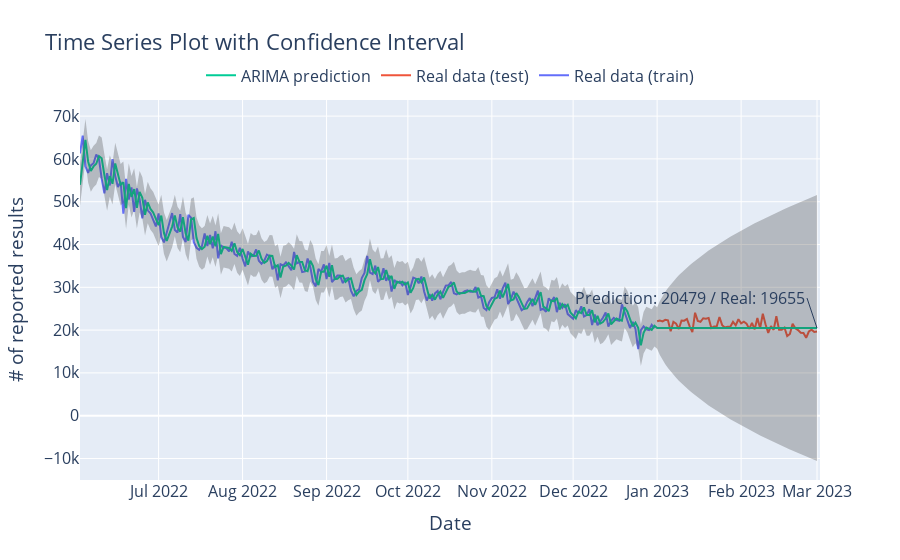

The cell this chart's notebook holds for it:
### Code cell
import plotly.graph_objects as go
import pandas as pd
import numpy as np

fig = go.Figure()
fig.add_trace(go.Scatter(x=dates, y=df2_after.numbers, mode='lines', name='Real data (train)'))
fig.add_trace(go.Scatter(x=dates_real, y=real.numbers, mode='lines', name='Real data (test)'))
fig.add_trace(go.Scatter(x=dates, y=df2_after.pred_mean, mode='lines', name='ARIMA prediction'))

# # 添加置信区间带
fig.add_trace(
    go.Scatter(
        name='Upper Bound',
        x=dates,
        y=df2_after.pred_upper_conf,
        mode='lines',
        marker=dict(color="#444"),
        line=dict(width=0),
        showlegend=False)
)
fig.add_trace(
    go.Scatter(
        name='Lower Bound',
        x=dates,
        y=df2_after.pred_lower_conf,
        marker=dict(color="#444"),
        line=dict(width=0),
        mode='lines',
        fillcolor='rgba(68, 68, 68, 0.3)',
        fill='tonexty',
        showlegend=False
    )
)

fig.update_layout(title='Time Series Plot with Confidence Interval',
                   xaxis_title='Date',
                   yaxis_title='# of reported results', 
                 legend=dict(
                    orientation="h",
                    yanchor="bottom",
                    y=1.02,
                    xanchor="center",
                    x=0.5,), 
                  font=dict(
                      size=16
                  )
                 )
fig.add_annotation(
    x="2023-03-01",
    y=20479,
    text="Prediction: 20479 / Real: 19655",
    showarrow=True,
    xanchor="right",
)
fig.show()

### Figure 1 — Plotly figure (JSON) as saved in the notebook; plotly's stock layout.template omitted (floating-point values rounded to 4 significant figures; data arrays with more than 128 entries replaced by an {"elided": "..."} marker saying what was removed)
{"data": [{"mode": "lines", "name": "Real data (train)", "type": "scatter", "x": {"elided": "273 str values"}, "y": {"elided": "273 float values"}}, {"mode": "lines", "name": "Real data (test)", "type": "scatter", "x": ["2023-01-01T00:00:00", "2023-01-02T00:00:00", "2023-01-03T00:00:00", "2023-01-04T00:00:00", "2023-01-05T00:00:00", "2023-01-06T00:00:00", "2023-01-07T00:00:00", "2023-01-08T00:00:00", "2023-01-09T00:00:00", "2023-01-10T00:00:00", "2023-01-11T00:00:00", "2023-01-12T00:00:00", "2023-01-13T00:00:00", "2023-01-14T00:00:00", "2023-01-15T00:00:00", "2023-01-16T00:00:00", "2023-01-17T00:00:00", "2023-01-18T00:00:00", "2023-01-19T00:00:00", "2023-01-20T00:00:00", "2023-01-21T00:00:00", "2023-01-22T00:00:00", "2023-01-23T00:00:00", "2023-01-24T00:00:00", "2023-01-25T00:00:00", "2023-01-26T00:00:00", "2023-01-27T00:00:00", "2023-01-28T00:00:00", "2023-01-29T00:00:00", "2023-01-30T00:00:00", "2023-01-31T00:00:00", "2023-02-01T00:00:00", "2023-02-02T00:00:00", "2023-02-03T00:00:00", "2023-02-04T00:00:00", "2023-02-05T00:00:00", "2023-02-06T00:00:00", "2023-02-07T00:00:00", "2023-02-08T00:00:00", "2023-02-09T00:00:00", "2023-02-10T00:00:00", "2023-02-11T00:00:00", "2023-02-12T00:00:00", "2023-02-13T00:00:00", "2023-02-14T00:00:00", "2023-02-15T00:00:00", "2023-02-16T00:00:00", "2023-02-17T00:00:00", "2023-02-18T00:00:00", "2023-02-19T00:00:00", "2023-02-20T00:00:00", "2023-02-21T00:00:00", "2023-02-22T00:00:00", "2023-02-23T00:00:00", "2023-02-24T00:00:00", "2023-02-25T00:00:00", "2023-02-26T00:00:00", "2023-02-27T00:00:00", "2023-02-28T00:00:00", "2023-03-01T00:00:00"], "y": [22072, 22252, 22018, 22394, 22283, 19725, 21946, 21510, 20248, 22248, 22194, 22606, 20879, 19542, 24058, 22147, 21946, 22775, 22670, 22818, 20481, 20862, 20894, 23047, 21153, 20598, 20810, 20810, 21916, 21115, 22538, 21569, 21960, 21485, 20283, 21678, 20174, 22817, 20439, 23815, 21351, 19341, 20926, 20060, 23229, 20108, 20108, 20556, 18586, 19106, 21466, 20427, 19995, 19368, 19322, 18188, 19674, 20106, 19575, 19655]}, {"mode": "lines", "name": "ARIMA prediction", "type": "scatter", "x": {"elided": "273 str values"}, "y": {"elided": "273 float values"}}, {"line": {"width": 0}, "marker": {"color": "#444"}, "mode": "lines", "name": "Upper Bound", "showlegend": false, "type": "scatter", "x": {"elided": "273 str values"}, "y": {"elided": "273 float values"}}, {"fill": "tonexty", "fillcolor": "rgba(68, 68, 68, 0.3)", "line": {"width": 0}, "marker": {"color": "#444"}, "mode": "lines", "name": "Lower Bound", "showlegend": false, "type": "scatter", "x": {"elided": "273 str values"}, "y": {"elided": "273 float values"}}], "layout": {"annotations": [{"showarrow": true, "text": "Prediction: 20479 / Real: 19655", "x": "2023-03-01", "xanchor": "right", "y": 20479}], "font": {"size": 16}, "legend": {"orientation": "h", "x": 0.5, "xanchor": "center", "y": 1.02, "yanchor": "bottom"}, "title": {"text": "Time Series Plot with Confidence Interval"}, "xaxis": {"title": {"text": "Date"}}, "yaxis": {"title": {"text": "# of reported results"}}}}
